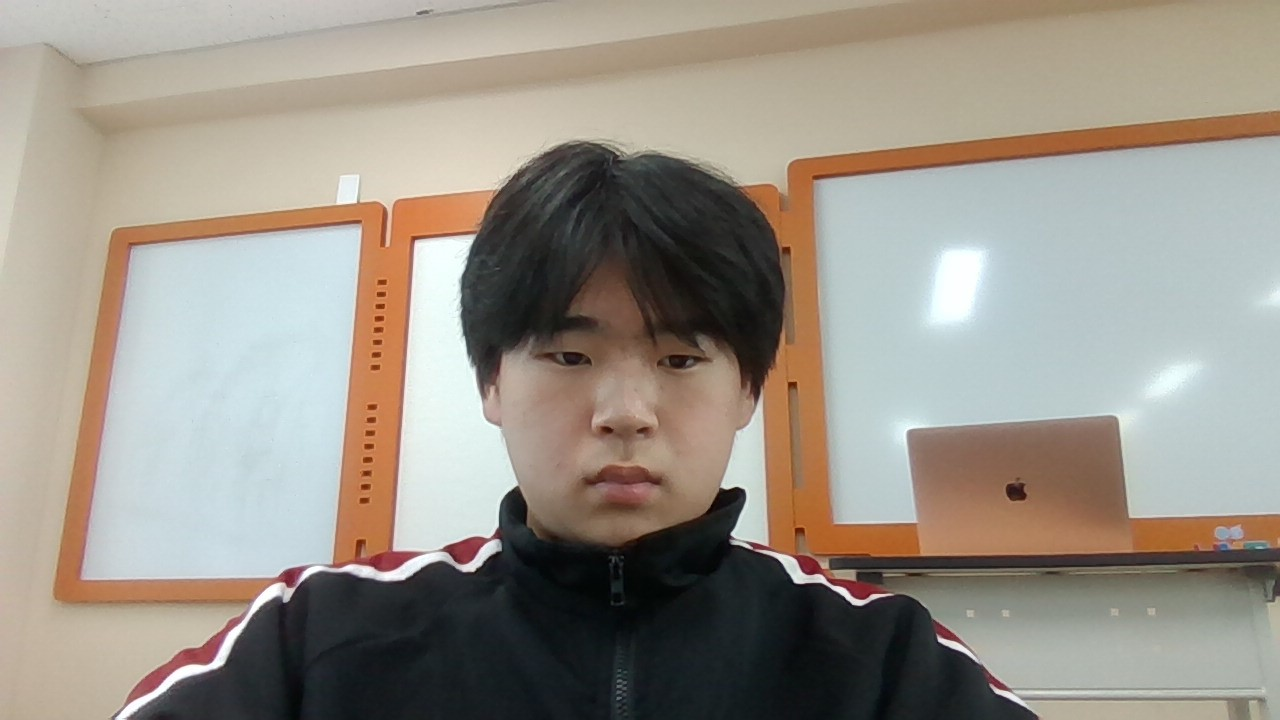
#> input picture images/2.jpg, 1280 x 720 px
$ python deferentitation_edge_detection.py   (older library calls are emulated)
#> lines starting #> are read from the running program, lines starting #| are printed output that depends on the picture
# 관련 라이브러리 선언
import numpy as np
import cv2
from matplotlib import pyplot as plt

# 영상 읽기
img1 = cv2.imread("./images/2.jpg", cv2.IMREAD_GRAYSCALE)
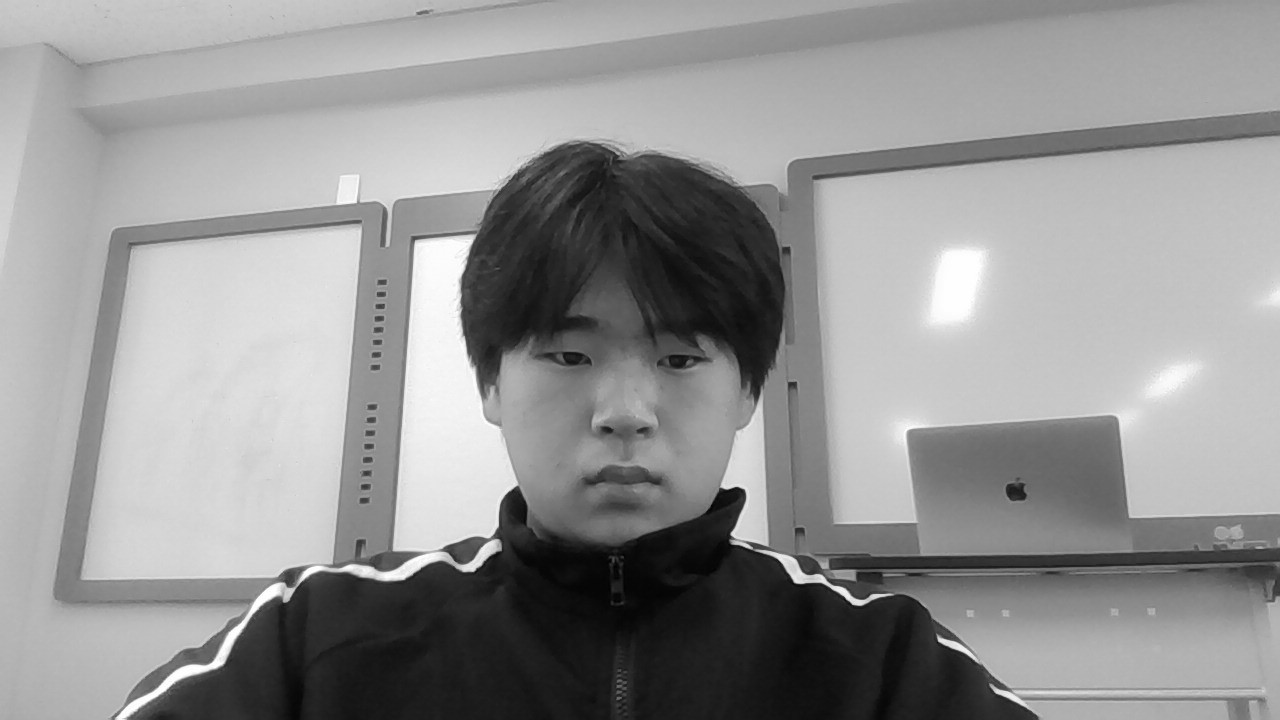
#> img1: shape (720, 1280); min 0, max 255, mean 147.5

# 에지 추출
res = []
img1_blur = cv2.GaussianBlur(img1, (3,3), 0)
res1 = cv2.Sobel(img1, cv2.FILTER_SCHARR, 1, 0, ksize=3)
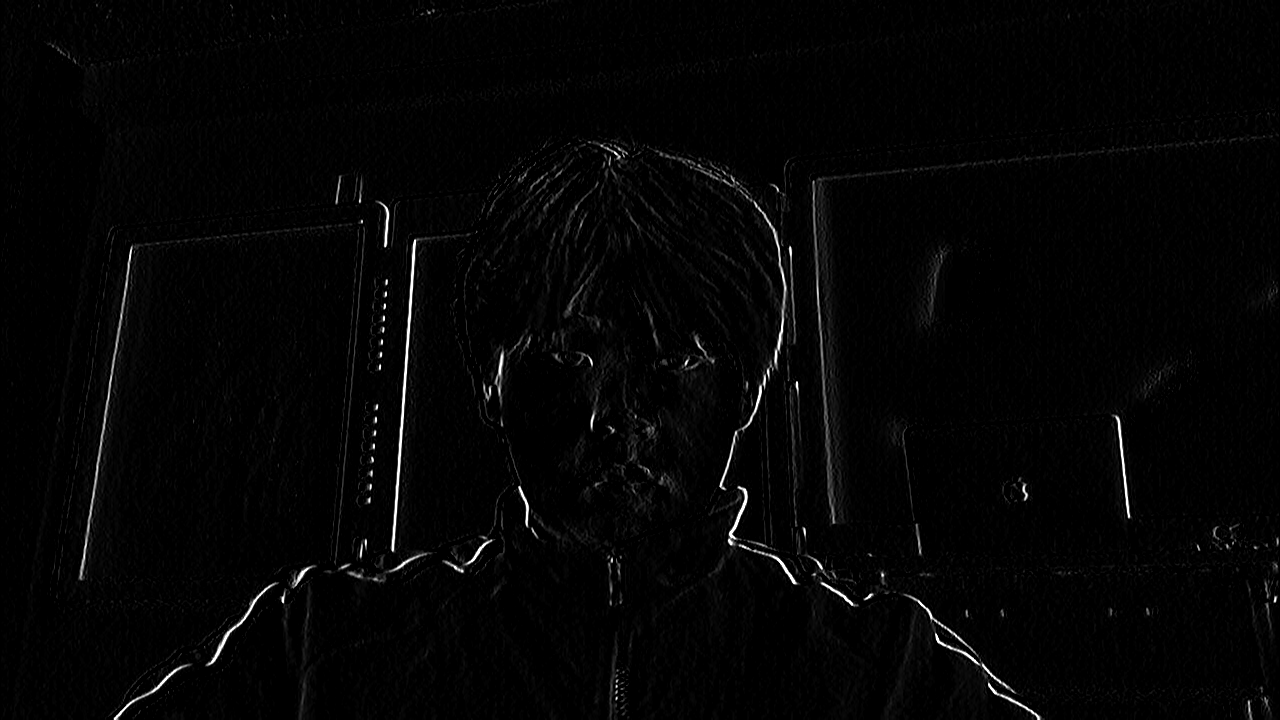
#> res1: shape (720, 1280); min 0, max 255, mean 4.4
res2 = cv2.Scharr(img1_blur, cv2.CV_32FC1, 0, 1)
res3 = cv2.Laplacian(img1_blur, cv2.CV_32FC1)
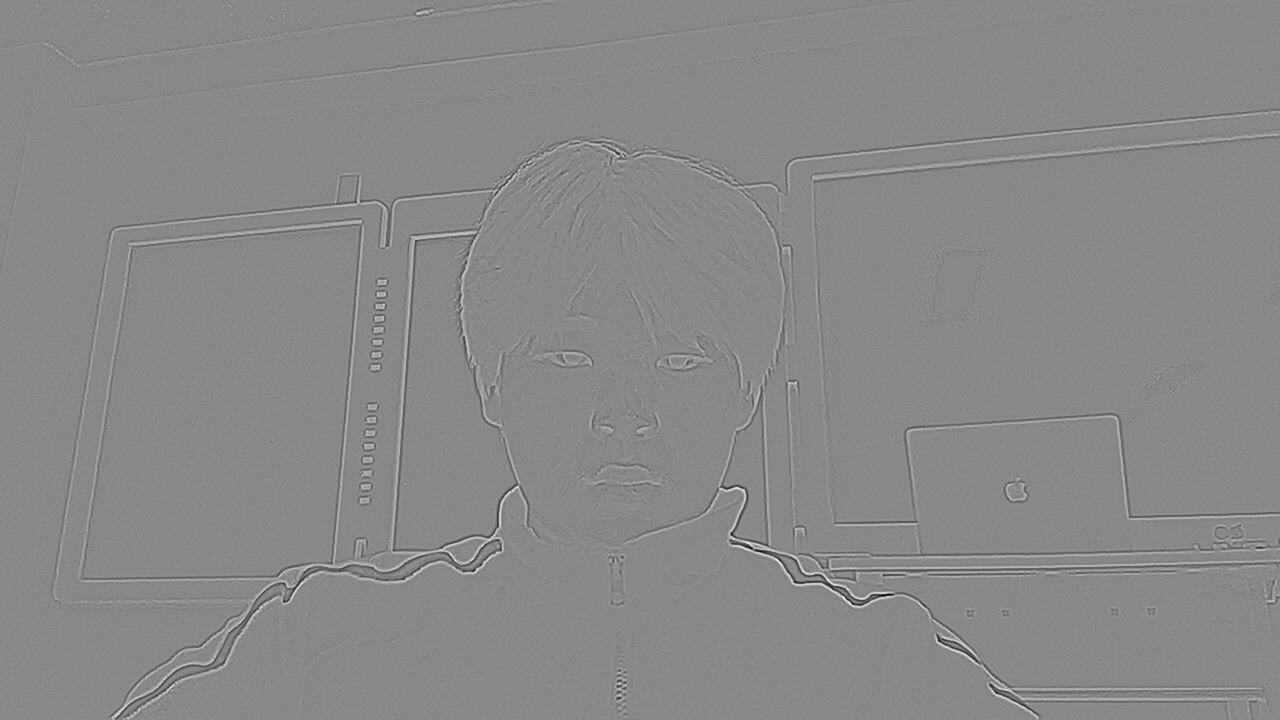
#> res3: shape (720, 1280) float32; min -77, max 67, mean 0; drawn with min black and max white

# 다음 장에서 소개할 Cannt edge method입니다.
res4 = cv2.Canny(img1, 50, 200, apertureSize=7, L2gradient=True)
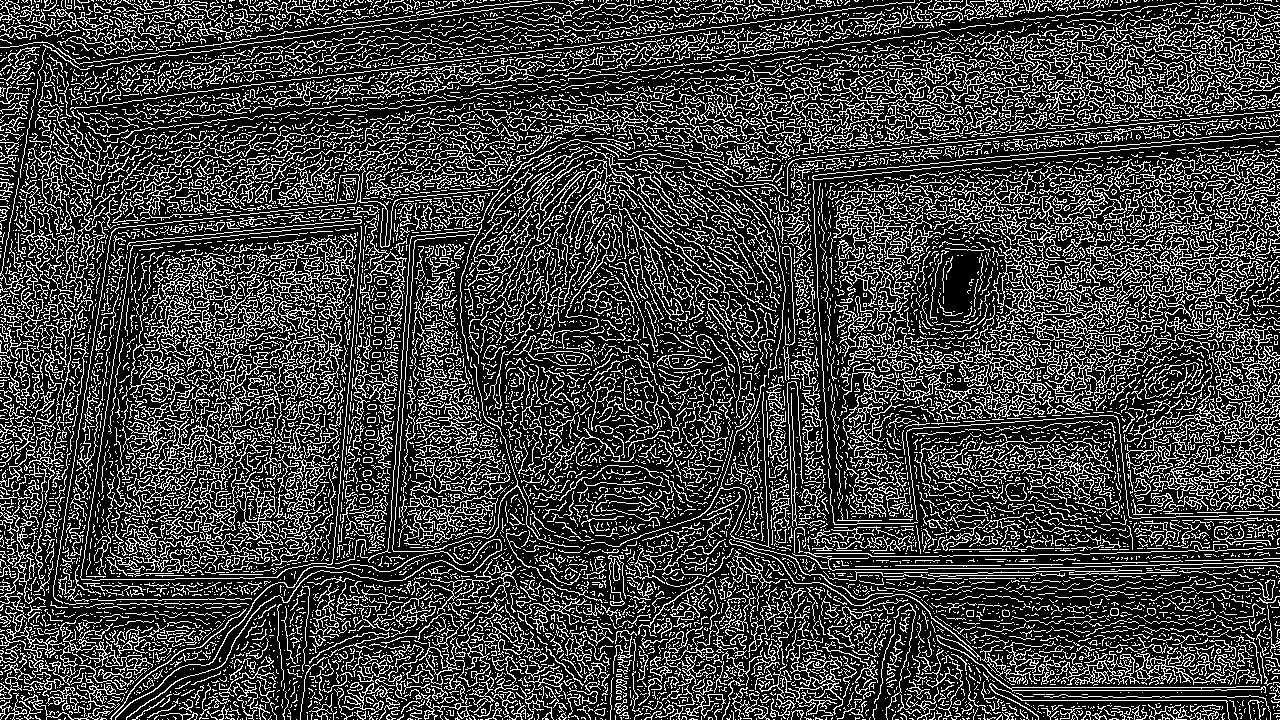
#> res4: shape (720, 1280); 25.3% white in thin lines or dots

res.append(img1_blur), res.append(res1), res.append(res2), res.append(res3), res.append(res4)

# 아래 title은 똑같이 할 필요는 없습니다.
titles = ["input","soble(dx=1)","sobel(dy=1)","Laplacian","Canny"]

for i in range(5):
    plt.subplot(2,3,i+1)
    plt.imshow(res[i], cmap='gray')
    plt.title([titles[i]])
    plt.xticks([]), plt.yticks([])

plt.show()

$ run again, with images/1.jpg copied over images/2.jpg
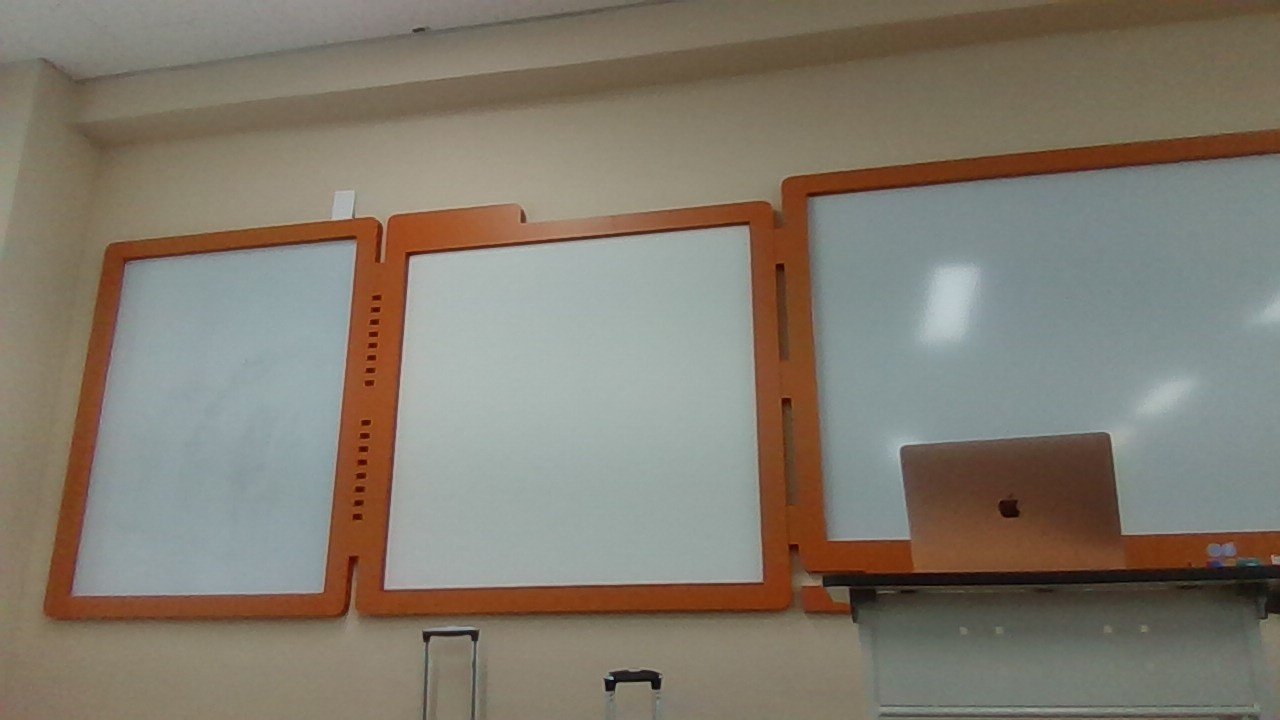
#> input picture images/1.jpg, 1280 x 720 px
#> `res3 = cv2.Laplacian(img1_blur, cv2.CV_32FC1)`:
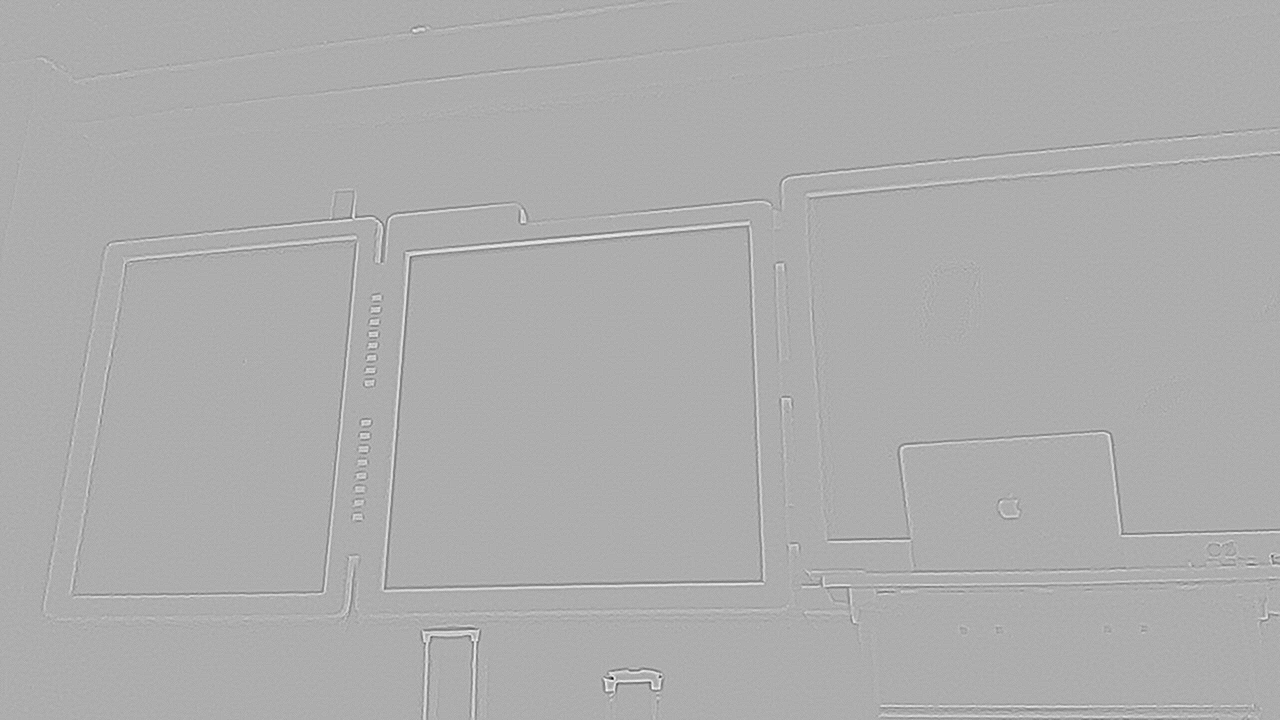
#> res3: shape (720, 1280) float32; min -87, max 41, mean 0; drawn with min black and max white
#> `res4 = cv2.Canny(img1, 50, 200, apertureSize=7, L2gradient=True)`:
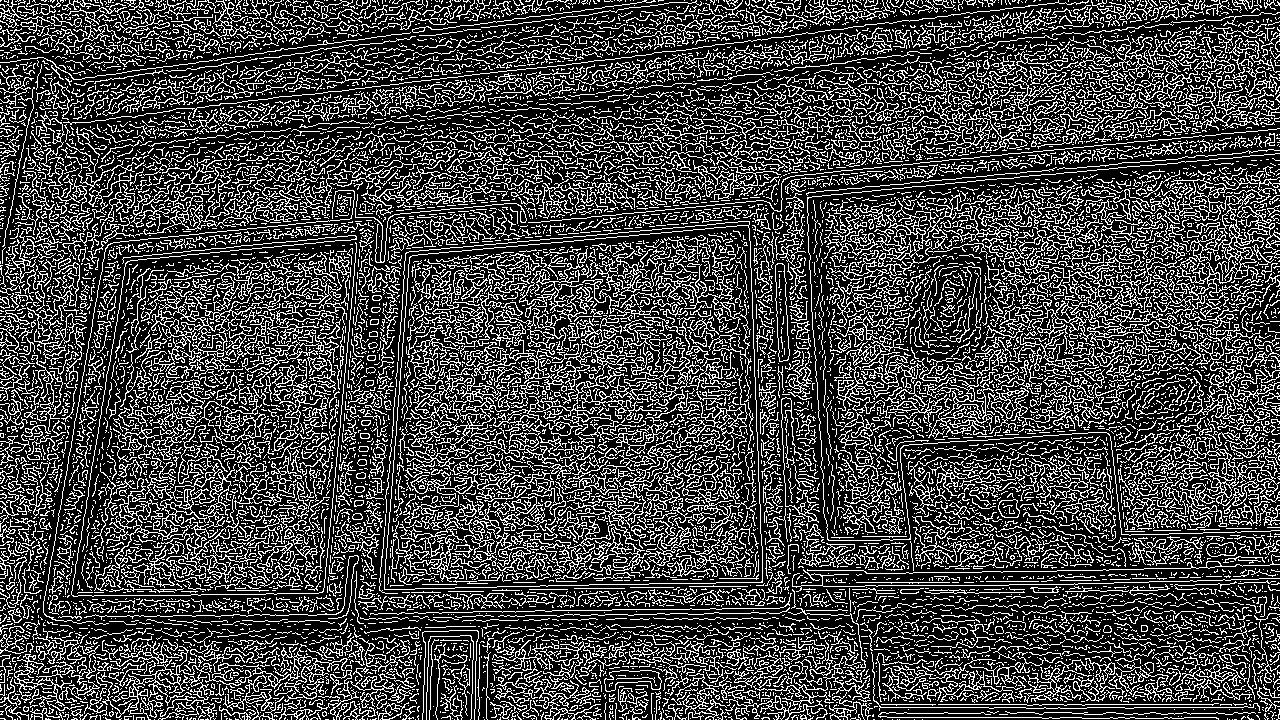
#> res4: shape (720, 1280); 26.6% white in thin lines or dots

$ run again, with images/img1.jpg copied over images/2.jpg
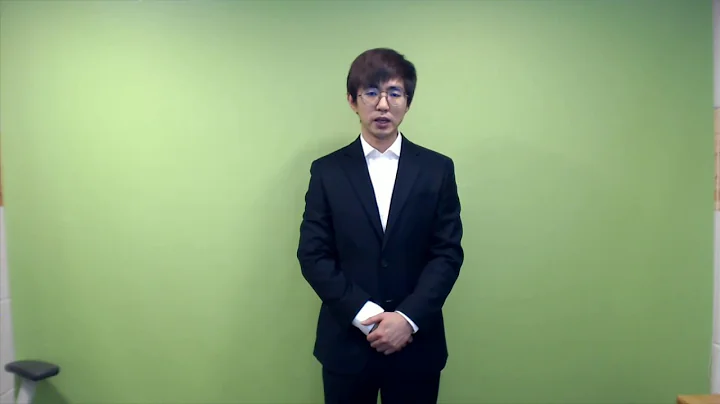
#> input picture images/img1.jpg, 720 x 404 px
#> `res3 = cv2.Laplacian(img1_blur, cv2.CV_32FC1)`:
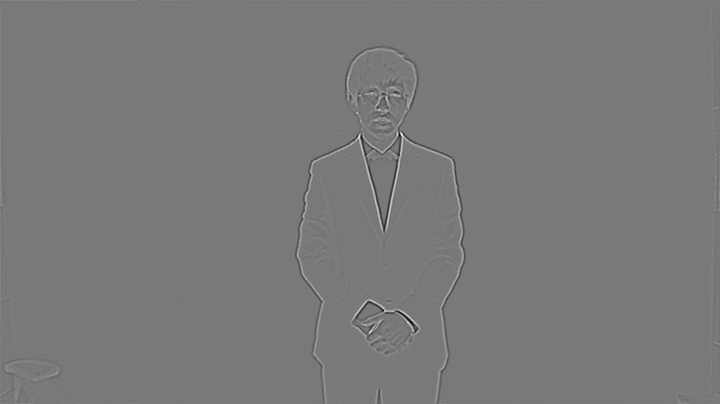
#> res3: shape (404, 720) float32; min -119, max 130, mean 0; drawn with min black and max white
#> `res4 = cv2.Canny(img1, 50, 200, apertureSize=7, L2gradient=True)`:
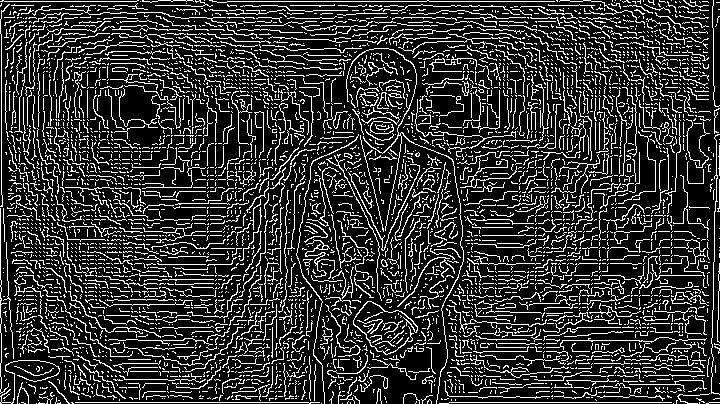
#> res4: shape (404, 720); 19.8% white in thin lines or dots
